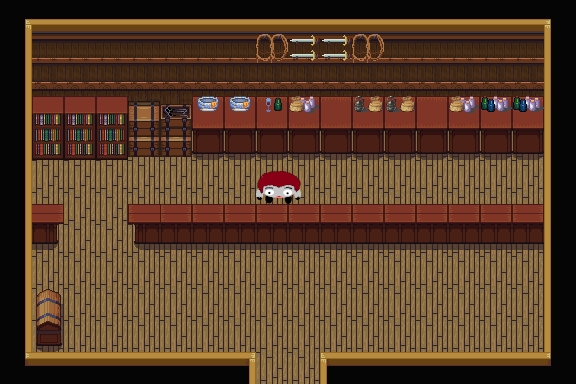

Rendered tile map (Tiled .tmx) drawn with the repository's tilesets; below, a short description and the full map source, tile grids included:
An orthogonal 18x12 tile map with 32x32 px tiles, 4 tile layers (U_Background, U_Furniture, U_Beebos, T_Furniture2), 3 tilesets and 13 objects (beebo, treasure, village2).

<map version="1.2" tiledversion="1.2.5" orientation="orthogonal" renderorder="right-down" width="18" height="12" tilewidth="32" tileheight="32" infinite="0" nextlayerid="9" nextobjectid="18">
 <tileset firstgid="1" source="Indoor.tsx" />
 <tileset firstgid="769" source="Indoor_2.tsx" />
 <tileset firstgid="993" source="Beebos.tsx" />
 <layer id="1" name="U_Background" width="18" height="12">
  <data encoding="csv">
338,340,340,340,340,340,340,340,340,340,340,340,340,340,340,340,340,337,
317,225,225,225,225,225,225,225,225,225,225,225,225,225,225,225,225,315,
317,249,249,249,249,249,249,249,249,249,249,249,249,249,249,249,249,315,
317,273,273,273,273,273,273,273,273,273,273,273,273,273,273,273,273,315,
317,361,361,361,361,361,361,361,361,361,361,361,361,361,361,361,361,315,
317,361,361,361,361,361,361,361,361,361,361,361,361,361,361,361,361,315,
317,361,361,361,361,361,361,361,361,361,361,361,361,361,361,361,361,315,
317,361,361,361,361,361,361,361,361,361,361,361,361,361,361,361,361,315,
317,361,361,361,361,361,361,361,361,361,361,361,361,361,361,361,361,315,
317,361,361,361,361,361,361,361,361,361,361,361,361,361,361,361,361,315,
317,361,361,361,361,361,361,361,361,361,361,361,361,361,361,361,361,315,
314,292,292,292,292,292,292,293,361,361,291,292,292,292,292,292,292,313
</data>
 </layer>
 <layer id="2" name="U_Furniture" width="18" height="12">
  <data encoding="csv">
0,0,0,0,0,0,0,0,0,0,0,0,0,0,0,0,0,0,
0,0,0,0,0,0,0,0,0,0,0,0,0,0,0,0,0,0,
0,0,0,0,0,0,0,0,0,0,0,0,0,0,0,0,0,0,
0,434,434,434,484,485,367,367,367,367,367,367,367,367,367,367,367,0,
0,458,458,458,508,508,391,391,391,391,391,391,391,391,391,391,391,0,
0,0,0,0,0,0,0,0,0,0,0,0,0,0,0,0,0,0,
0,0,0,0,0,0,0,0,0,0,0,0,0,0,0,0,0,0,
0,789,0,0,788,790,790,790,790,790,790,790,790,790,790,790,790,0,
0,0,0,0,0,0,0,0,0,0,0,0,0,0,0,0,0,0,
0,302,0,0,0,0,0,0,0,0,0,0,0,0,0,0,0,0,
0,326,0,0,0,0,0,0,0,0,0,0,0,0,0,0,0,0,
0,0,0,0,0,0,0,0,0,0,0,0,0,0,0,0,0,0
</data>
 </layer>
 <layer id="7" name="U_Beebos" width="18" height="12" offsetx="0" offsety="-10">
  <data encoding="csv">
0,0,0,0,0,0,0,0,0,0,0,0,0,0,0,0,0,0,
0,0,0,0,0,0,0,0,0,0,0,0,0,0,0,0,0,0,
0,0,0,0,0,0,0,0,0,0,0,0,0,0,0,0,0,0,
0,0,0,0,0,0,0,0,0,0,0,0,0,0,0,0,0,0,
0,0,0,0,0,0,0,0,0,0,0,0,0,0,0,0,0,0,
0,0,0,0,0,0,0,0,0,0,0,0,0,0,0,0,0,0,
0,0,0,0,0,0,0,0,998,0,0,0,0,0,0,0,0,0,
0,0,0,0,0,0,0,0,0,0,0,0,0,0,0,0,0,0,
0,0,0,0,0,0,0,0,0,0,0,0,0,0,0,0,0,0,
0,0,0,0,0,0,0,0,0,0,0,0,0,0,0,0,0,0,
0,0,0,0,0,0,0,0,0,0,0,0,0,0,0,0,0,0,
0,0,0,0,0,0,0,0,0,0,0,0,0,0,0,0,0,0
</data>
 </layer>
 <layer id="3" name="T_Furniture2" width="18" height="12">
  <data encoding="csv">
0,0,0,0,0,0,0,0,0,0,0,0,0,0,0,0,0,0,
0,0,0,0,0,0,0,0,298,296,296,298,0,0,0,0,0,0,
0,0,0,0,0,0,0,0,0,0,0,0,0,0,0,0,0,0,
0,434,434,434,0,0,344,344,295,392,0,393,393,0,392,394,394,0,
0,458,458,458,0,0,0,0,0,0,0,0,0,0,0,0,0,0,
0,0,0,0,0,0,0,0,0,0,0,0,0,0,0,0,0,0,
0,773,0,0,772,774,774,774,774,774,774,774,774,774,774,774,774,0,
0,0,0,0,0,0,0,0,0,0,0,0,0,0,0,0,0,0,
0,0,0,0,0,0,0,0,0,0,0,0,0,0,0,0,0,0,
0,0,0,0,0,0,0,0,0,0,0,0,0,0,0,0,0,0,
0,0,0,0,0,0,0,0,0,0,0,0,0,0,0,0,0,0,
0,0,0,0,0,0,0,0,0,0,0,0,0,0,0,0,0,0
</data>
 </layer>
 <objectgroup id="4" name="Collisions">
  <object id="1" x="544" y="128" width="32" height="256" />
  <object id="2" x="0" y="0" width="576" height="128" />
  <object id="3" x="32" y="128" width="160" height="32" />
  <object id="4" x="0" y="128" width="32" height="256" />
  <object id="5" x="32" y="352" width="224" height="32" />
  <object id="6" x="32" y="288" width="32" height="64" />
  <object id="7" x="32" y="224" width="32" />
  <object id="8" x="128" y="224" width="416" />
  <object id="9" x="320" y="352" width="224" height="32" />
  <object id="11" x="256" y="182" width="47" height="37" />
 </objectgroup>
 <objectgroup id="6" name="Beebos">
  <object id="12" name="crafting_beebo2" type="beebo" x="243" y="179" width="75" height="62" />
 </objectgroup>
 <objectgroup id="8" name="Treasures">
  <object id="13" name="crafting-store2-treasure1" type="treasure" x="32" y="288" width="32" height="64">
   <properties>
    <property name="way_x" type="int" value="1" />
    <property name="way_y" type="int" value="0" />
   </properties>
  </object>
 </objectgroup>
 <objectgroup id="5" name="Doorways">
  <object id="10" name="village2" x="256" y="352" width="64" height="32">
   <properties>
    <property name="pos_x" type="int" value="3" />
    <property name="pos_y" type="int" value="32" />
   </properties>
  </object>
 </objectgroup>
</map>
